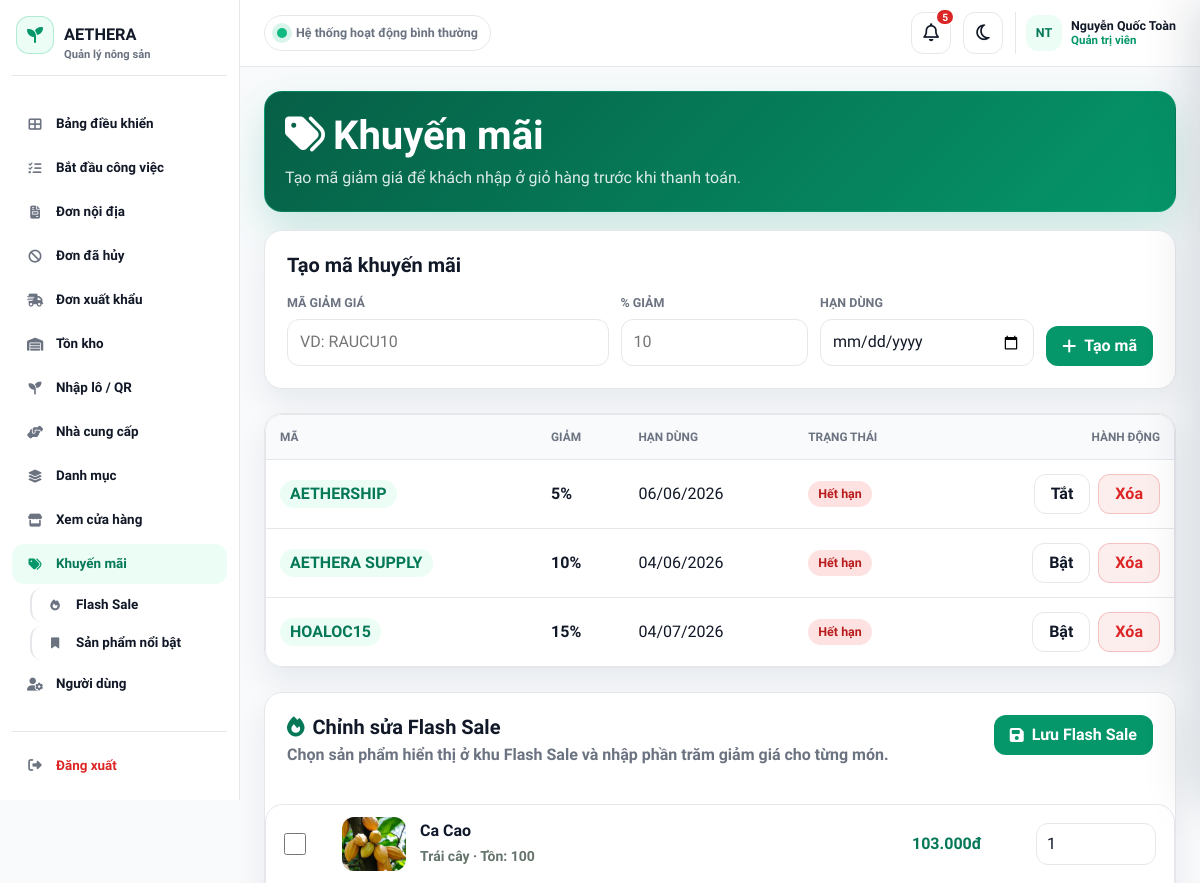
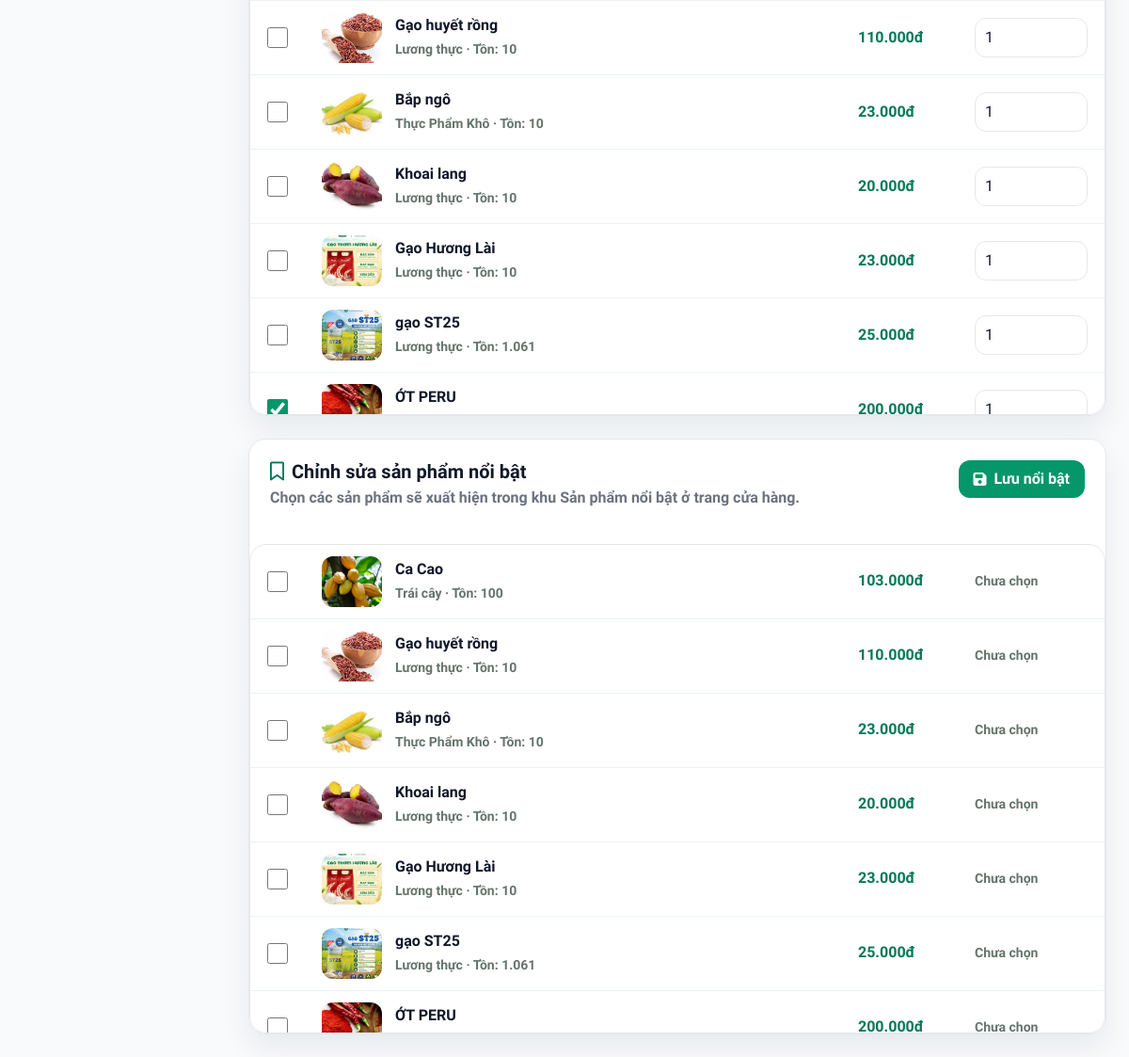
Screenshot of /admin/promotions (signed in) with the database file from the repository (2 pictures, top to bottom).
### tables this page shows
CREATE TABLE `promotions` (
  `id` int NOT NULL AUTO_INCREMENT,
  `code` varchar(80) NOT NULL,
  `discount_percent` decimal(5,2) NOT NULL DEFAULT '0.00',
  `expiry_date` date NOT NULL,
  `status` tinyint NOT NULL DEFAULT '1',
  `created_at` timestamp NULL DEFAULT CURRENT_TIMESTAMP,
  PRIMARY KEY (`id`),
  UNIQUE KEY `code` (`code`)
);

CREATE TABLE `product` (
  `id` int NOT NULL AUTO_INCREMENT,
  `name` varchar(100) DEFAULT NULL,
  `price` bigint DEFAULT NULL,
  `category_id` int DEFAULT NULL,
  `stock` int DEFAULT '0',
  `image` varchar(255) DEFAULT NULL,
  `description` text,
  `origin` varchar(255) DEFAULT NULL COMMENT 'Nguồn gốc',
  `supplier` varchar(150) DEFAULT NULL COMMENT 'Nhà cung cấp',
  `standard` varchar(100) DEFAULT NULL COMMENT 'Tiêu chuẩn (VietGAP...)',
  `harvest_date` date DEFAULT NULL COMMENT 'Ngày thu hoạch',
  `expiry_days` int DEFAULT '10' COMMENT 'Hạn sử dụng (số ngày)',
  `warehouse_address` text COMMENT 'Địa chỉ kho',
  `is_flash_sale` tinyint DEFAULT '0',
  `flash_discount` int DEFAULT '0',
  `is_featured` tinyint DEFAULT '0',
  PRIMARY KEY (`id`),
  KEY `category_id` (`category_id`),
  CONSTRAINT `product_ibfk_1` FOREIGN KEY (`category_id`) REFERENCES `category` (`id`)
);

CREATE TABLE `category` (
  `id` int NOT NULL AUTO_INCREMENT,
  `name` varchar(100) DEFAULT NULL,
  `description` text,
  PRIMARY KEY (`id`)
);

### app/models/PromotionModel.php (called while the page is built, shortened)
<?php
class PromotionModel {
    private $db;
    private $table = "promotions";
    public function __construct($db) {
        $this->db = $db;
    }
    private function ensureTable(): void {
        try {
            $this->db->exec("
                CREATE TABLE IF NOT EXISTS {$this->table} (
                    id INT NOT NULL AUTO_INCREMENT PRIMARY KEY,
                    code VARCHAR(80) NOT NULL UNIQUE,
                    discount_percent DECIMAL(5,2) NOT NULL DEFAULT 0,
                    expiry_date DATE NOT NULL,
                    status TINYINT NOT NULL DEFAULT 1,
                    created_at TIMESTAMP NULL DEFAULT CURRENT_TIMESTAMP
                ) ENGINE=InnoDB DEFAULT CHARSET=utf8mb4
            ");
        } catch (PDOException $e) {
            error_log("Cannot ensure promotions table: " . $e->getMessage());
        }
    }
    public function getAllPromotions() {
        try {
            $stmt = $this->db->prepare("SELECT * FROM {$this->table} ORDER BY id DESC");
            $stmt->execute();
            return $stmt->fetchAll(PDO::FETCH_OBJ);
        } catch (PDOException $e) {
            error_log("getAllPromotions error: " . $e->getMessage());
            return [];
        }
    }
}

### app/models/ProductModel.php (called while the page is built, shortened)
<?php
class ProductModel
{
    private $conn;
    private $table_name = "product";
    public function __construct($db)
    {
        $this->conn = $db;
    }
    private function availableProductJoins(): string
    {
        return "
                LEFT JOIN (
                    SELECT i.product_id, COALESCE(SUM(i.quantity), 0) AS available_stock
                    FROM inventory i
                    JOIN product_batch b ON b.id = i.batch_id
                    JOIN warehouse w ON w.id = i.warehouse_id
                    WHERE COALESCE(b.status, 'stored') IN ('stored', 'active', 'available')
                      AND COALESCE(w.status, 'active') = 'active'
                      AND COALESCE(i.quantity, 0) > 0
                    GROUP BY i.product_id
                ) active_stock ON active_stock.product_id = p.id
        ";
    }
    private function latestAvailableBatchJoins(): string
    {
        return "
                LEFT JOIN product_batch latest_batch ON latest_batch.id = (
                    SELECT b.id
                    FROM product_batch b
                    JOIN inventory i ON i.batch_id = b.id
                    JOIN warehouse w ON w.id = i.warehouse_id
                    WHERE b.product_id = p.id
                      AND COALESCE(b.status, 'stored') IN ('stored', 'active', 'available')
                      AND COALESCE(w.status, 'active') = 'active'
                      AND COALESCE(i.quantity, 0) > 0
                    ORDER BY COALESCE(b.harvest_date, DATE(b.created_at)) DESC, b.id DESC
                    LIMIT 1
                )
                LEFT JOIN supplier latest_supplier ON latest_supplier.id = latest_batch.supplier_id
                LEFT JOIN warehouse latest_warehouse ON latest_warehouse.id = latest_batch.warehouse_id
                LEFT JOIN (
                    SELECT batch_id, COALESCE(SUM(quantity), 0) AS quantity
                    FROM inventory
                    WHERE quantity > 0
                    GROUP BY batch_id
                ) latest_inventory ON latest_inventory.batch_id = latest_batch.id
        ";
    }
    private function latestAvailableBatchFields(): string
    {
        return "
                       latest_batch.id AS latest_batch_id,
                       latest_batch.batch_code AS latest_batch_code,
                       latest_batch.qr_code AS latest_qr_code,
                       latest_batch.harvest_date AS latest_harvest_date,
                       latest_batch.quality_standard AS latest_quality_standard,
                       latest_batch.preservation_method AS latest_preservation_method,
                       latest_batch.storage_temperature AS latest_storage_temperature,
                       latest_batch.storage_humidity AS latest_storage_humidity,
                       COALESCE(latest_inventory.quantity, latest_batch.remaining_quantity, 0) AS latest_batch_remaining_quantity,
                       latest_supplier.name AS latest_supplier_name,
                       latest_supplier.farm_location AS latest_supplier_farm_location,
                       latest_supplier.address AS latest_supplier_address,
                       latest_warehouse.name AS latest_warehouse_name,
                       latest_warehouse.location AS latest_warehouse_location
        ";
    }
    private function availableProductCondition(): string
    {
        return "
                COALESCE(active_stock.available_stock, 0) > 0
        ";
    }
    private function hydrateAvailableProduct(object $product): void
    {
        $product->stock = (int)($product->available_stock ?? $product->stock ?? 0);
    }
    public function getAvailableProducts($keyword = null)
    {
        try {
            $where = "WHERE " . $this->availableProductCondition();
            $params = [];
            $availabilityJoins = $this->availableProductJoins();
            $latestBatchJoins = $this->latestAvailableBatchJoins();
            $latestBatchFields = $this->latestAvailableBatchFields();
            $query = "
                SELECT p.*, c.name AS category_name,
                       COALESCE(active_stock.available_stock, 0) AS available_stock,
                       $latestBatchFields
                FROM " . $this->table_name . " p
                LEFT JOIN category c ON p.category_id = c.id
                $availabilityJoins
                $latestBatchJoins
                $where
                ORDER BY p.id DESC
            ";
            $stmt = $this->conn->prepare($query);
            $stmt->execute($params);
            $products = $stmt->fetchAll(PDO::FETCH_OBJ);
            return $products;
        } catch (PDOException $e) {
            error_log("Lỗi getAvailableProducts: " . $e->getMessage());
            return [];
        }
    }
    public function getMarketingEligibleProducts($keyword = null)
    {
        return $this->getAvailableProducts($keyword);
    }
}

### app/views/admin/promotions.php (the view, shortened to what this page needs)
<?php
$promotions = $promotions ?? [];
$products = $products ?? [];
?>
<div class="promo-page">
    <div class="promo-head">
        <div>
            <h1><i class="fa-solid fa-tags me-2 text-success"></i>Khuyến mãi</h1>
            <p>Tạo mã giảm giá để khách nhập ở giỏ hàng trước khi thanh toán.</p>
        </div>
    </div>
    <section class="promo-card mb-4">
        <div class="promo-pad">
            <h5 class="fw-bold mb-3">Tạo mã khuyến mãi</h5>
            <form method="POST" action="/webbanhang/admin/savePromotion" class="promo-form">
                <div class="promo-field">
                    <label>Mã giảm giá</label>
                    <input name="code" placeholder="VD: RAUCU10" required>
                </div>
                <div class="promo-field">
                    <label>% giảm</label>
                    <input type="number" name="discount_percent" min="1" max="100" step="1" placeholder="10" required>
                </div>
                <div class="promo-field">
                    <label>Hạn dùng</label>
                    <input type="date" name="expiry_date" required>
                </div>
                <button class="promo-btn" type="submit"><i class="fa-solid fa-plus"></i> Tạo mã</button>
            </form>
        </div>
    </section>
    <section class="promo-card">
        <div class="table-responsive">
            <table class="promo-table">
                <thead>
                    <tr>
                        <th>Mã</th>
                        <th>Giảm</th>
                        <th>Hạn dùng</th>
                        <th>Trạng thái</th>
                        <th class="text-end">Hành động</th>
                    </tr>
                </thead>
                <tbody>
                    <?php foreach ($promotions as $promo): ?>
                        <?php
                            $active = (int)($promo->status ?? 0) === 1;
                            $expired = !empty($promo->expiry_date) && strtotime($promo->expiry_date) < strtotime(date('Y-m-d'));
                        ?>
                        <tr>
                            <td><span class="code-badge"><?= htmlspecialchars($promo->code ?? '') ?></span></td>
                            <td><strong><?= number_format((float)($promo->discount_percent ?? 0), 0, ',', '.') ?>%</strong></td>
                            <td><?= !empty($promo->expiry_date) ? date('d/m/Y', strtotime($promo->expiry_date)) : '-' ?></td>
                            <td>
                                <span class="status-badge <?= $active && !$expired ? 'on' : 'off' ?>">
                                    <?= $expired ? 'Hết hạn' : ($active ? 'Đang dùng' : 'Tạm tắt') ?>
                                </span>
                            </td>
                            <td>
                                <div class="promo-actions">
                                    <form method="POST" action="/webbanhang/admin/togglePromotion/<?= (int)$promo->id ?>" class="m-0">
                                    <button class="promo-btn muted" type="submit">
                                        <?= $active ? 'Tắt' : 'Bật' ?>
                                    </button>
                                    </form>
                                    <form method="POST" action="/webbanhang/admin/deletePromotion/<?= (int)$promo->id ?>" class="m-0" onsubmit="return confirm('Xóa mã khuyến mãi này?')">
                                    <button class="promo-btn danger" type="submit">
                                        Xóa
                                    </button>
                                    </form>
                                </div>
                            </td>
                        </tr>
                    <?php endforeach; ?>
                </tbody>
            </table>
        </div>
    </section>
    <section id="flash-sale-admin" class="promo-card mt-4">
        <form method="POST" action="/webbanhang/admin/saveFlashSale">
            <div class="promo-pad">
                <div class="marketing-head">
                    <div>
                        <h5><i class="fa-solid fa-fire text-success me-2"></i>Chỉnh sửa Flash Sale</h5>
                        <p>Chọn sản phẩm hiển thị ở khu Flash Sale và nhập phần trăm giảm giá cho từng món.</p>
                    </div>
                    <button class="promo-btn" type="submit"><i class="fa-solid fa-floppy-disk"></i> Lưu Flash Sale</button>
                </div>
            </div>
            <div class="marketing-scroll">
                <?php foreach ($products as $product): ?>
                    <?php
                        $productId = (int)($product->id ?? 0);
                        $checked = (int)($product->is_flash_sale ?? 0) === 1;
                        $discount = max(1, (int)($product->flash_discount ?? 10));
                        $image = !empty($product->image) ? "/webbanhang/public/uploads/" . basename($product->image) : "https://placehold.co/120x90/f1f5f9/64748b?text=Aethera";
                    ?>
                    <label class="marketing-product">
                        <input type="checkbox" name="flash_product_ids[]" value="<?= $productId ?>" <?= $checked ? 'checked' : '' ?>>
                        <img src="<?= htmlspecialchars($image) ?>" alt="<?= htmlspecialchars($product->name ?? 'Sản phẩm') ?>" onerror="this.src='https://placehold.co/120x90/f1f5f9/64748b?text=Aethera'">
                        <span>
                            <strong><?= htmlspecialchars($product->name ?? 'Sản phẩm') ?></strong>
                            <small><?= htmlspecialchars($product->category_name ?? 'Chưa phân loại') ?> · Tồn: <?= number_format((int)($product->stock ?? 0), 0, ',', '.') ?></small>
                        </span>
                        <span class="price"><?= number_format((float)($product->price ?? 0), 0, ',', '.') ?>đ</span>
                        <input type="number" name="flash_discounts[<?= $productId ?>]" min="1" max="90" value="<?= $discount ?>" aria-label="Phần trăm giảm giá">
                    </label>
                <?php endforeach; ?>
            </div>
        </form>
    </section>
    <section id="featured-products-admin" class="promo-card mt-4">
        <form method="POST" action="/webbanhang/admin/saveFeaturedProducts">
            <div class="promo-pad">
                <div class="marketing-head">
                    <div>
                        <h5><i class="fa-regular fa-bookmark text-success me-2"></i>Chỉnh sửa sản phẩm nổi bật</h5>
                        <p>Chọn các sản phẩm sẽ xuất hiện trong khu Sản phẩm nổi bật ở trang cửa hàng.</p>
                    </div>
                    <button class="promo-btn" type="submit"><i class="fa-solid fa-floppy-disk"></i> Lưu nổi bật</button>
                </div>
            </div>
            <div class="marketing-scroll">
                <?php foreach ($products as $product): ?>
                    <?php
                        $productId = (int)($product->id ?? 0);
                        $checked = (int)($product->is_featured ?? 0) === 1;
                        $image = !empty($product->image) ? "/webbanhang/public/uploads/" . basename($product->image) : "https://placehold.co/120x90/f1f5f9/64748b?text=Aethera";
                    ?>
                    <label class="marketing-product">
                        <input type="checkbox" name="featured_product_ids[]" value="<?= $productId ?>" <?= $checked ? 'checked' : '' ?>>
                        <img src="<?= htmlspecialchars($image) ?>" alt="<?= htmlspecialchars($product->name ?? 'Sản phẩm') ?>" onerror="this.src='https://placehold.co/120x90/f1f5f9/64748b?text=Aethera'">
                        <span>
                            <strong><?= htmlspecialchars($product->name ?? 'Sản phẩm') ?></strong>
                            <small><?= htmlspecialchars($product->category_name ?? 'Chưa phân loại') ?> · Tồn: <?= number_format((int)($product->stock ?? 0), 0, ',', '.') ?></small>
                        </span>
                        <span class="price"><?= number_format((float)($product->price ?? 0), 0, ',', '.') ?>đ</span>
                        <small><?= $checked ? 'Đang nổi bật' : 'Chưa chọn' ?></small>
                    </label>
                <?php endforeach; ?>
            </div>
        </form>
    </section>
</div>

### rows the page displays
promotions: code "AETHERSHIP", discount_percent "5", expiry_date "06/06/2026", shows "Hết hạn", status "Tắt"
promotions: code "AETHERA SUPPLY", discount_percent "10", expiry_date "04/06/2026", shows "Hết hạn", status "Bật"
promotions: code "HOALOC15", discount_percent "15", expiry_date "04/07/2026", shows "Hết hạn", status "Bật"
product: image (picture), name "Ca Cao", category.name "Trái cây", stock "100", price "103.000", flash_discount "1", shows "Chưa chọn"
product: image (picture), name "Gạo huyết rồng", category.name "Lương thực", stock "10", price "110.000", flash_discount "1", shows "Chưa chọn"
product: image (picture), name "Bắp ngô", category.name "Thực Phẩm Khô", stock "10", price "23.000", flash_discount "1", shows "Chưa chọn"
product: image (picture), name "Khoai lang", category.name "Lương thực", stock "10", price "20.000", flash_discount "1", shows "Chưa chọn"
product: image (picture), name "Gạo Hương Lài", category.name "Lương thực", stock "10", price "23.000", flash_discount "1", shows "Chưa chọn"
product: image (picture), name "gạo ST25", category.name "Lương thực", stock "1.061", price "25.000", flash_discount "1", shows "Chưa chọn"
product: is_flash_sale "☑", image (picture), name "ỚT PERU", price "200.000", flash_discount "1", shows "Chưa chọn"

### other values shown
$item['label'] "Bảng điều khiển"
$item['label'] "Bắt đầu công việc"
$item['label'] "Đơn nội địa"
$item['label'] "Đơn đã hủy"
$item['label'] "Đơn xuất khẩu"
$item['label'] "Tồn kho"
$item['label'] "Nhập lô / QR"
$item['label'] "Nhà cung cấp"
$item['label'] "Danh mục"
$item['label'] "Xem cửa hàng"
$item['label'] "Khuyến mãi"
$item['label'] "Flash Sale"
$item['label'] "Sản phẩm nổi bật"
$item['label'] "Người dùng"
$adminNotificationTotal "5"
